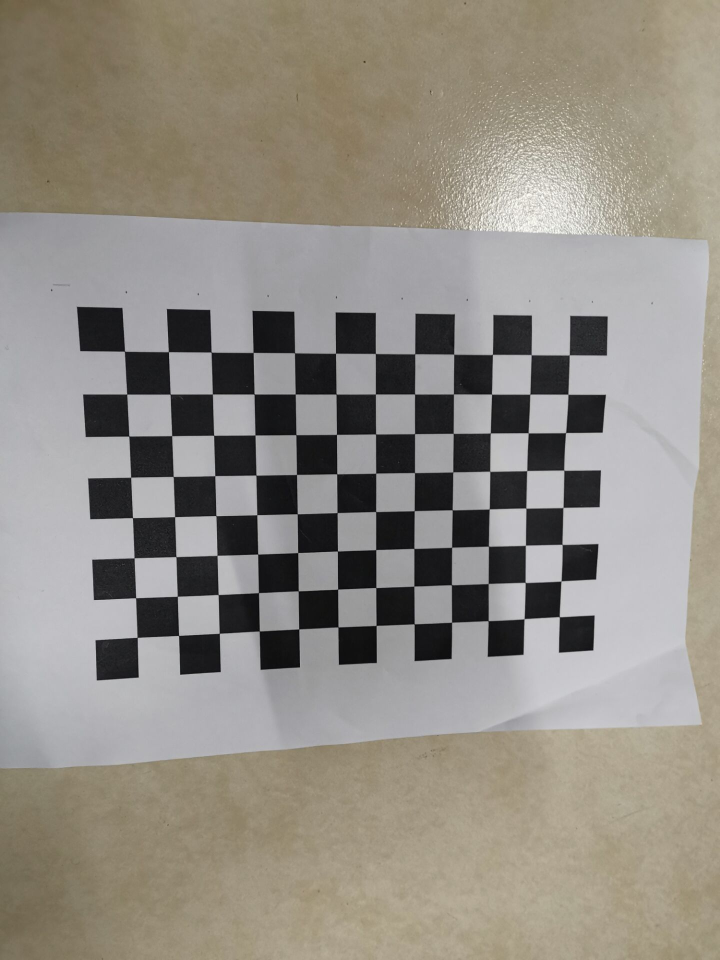
#> input picture pic/1.jpg, 1440 x 1920 px (shown at 1/2 size); its folder holds only this picture in this run
$ python chessTest.py
#> lines starting #> are read from the running program, lines starting #| are printed output that depends on the picture; after the words box and inside, x2 and y2 are one past the last pixel; in counts of white or black regions, pixels touching at a corner belong together; long printed decimals are rounded
# -*- coding: utf-8 -*-
# @Time    : 2019/10/11
# @Author  : WangMengfan
# @File    : chessTest.py
# @Software: PyCharm
import cv2
import numpy as np
import glob
'''
1. Calibrated internal reference
2. Change parameters to generate new images
3. Compute total error
'''
'''
1. Calibrated internal reference
'''
i = 1  # for output images's name
cross_corners = [12, 8]  # the size of chessboard
total_error = 0
# The stopping criterion adopted is the maximum number of cycles 30 and the maximum error tolerance 0.001.
criteria = (cv2.TERM_CRITERIA_MAX_ITER | cv2.TERM_CRITERIA_EPS, 30, 0.001)

# Obtaining the position of corners of calibration plate
objp = np.zeros((cross_corners[0] * cross_corners[1], 3), np.float32)
objp[:, :2] = np.mgrid[0:12, 0:8].T.reshape(-1, 2)

obj_points = []  # 3D
img_points = []  # 2D
images = glob.glob("../pic/*.jpg")  # the Location of data sets
# [4 lines of commented-out code are left out]

for image in images:
    img = cv2.imread(image)
#> img is the input picture: shape (1920, 1440, 3); mean B, G, R 132.5, 141, 146.2
    gray = cv2.cvtColor(img, cv2.COLOR_BGR2GRAY)  # change to gray
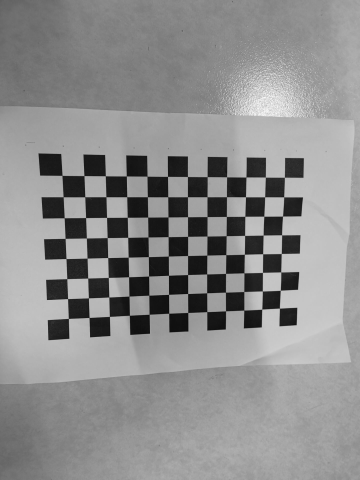
#> gray: shape (1920, 1440) (shown at 1/4 size); min 0, max 255, mean 141.6
    size = gray.shape[::-1]
    gray = gray.astype(np.uint8)

    # Find corners, store them in corners, RET is flag that finds corners.
    ret, corners = cv2.findChessboardCorners(gray, (cross_corners[0], cross_corners[1]), None)
#> ret = True; corners = 96 rows, first 8: [249.8, 702.5], [337.2, 704.1], [422.3, 705.1], [506.8, 705.3], [589.5, 706.2], [671.7, 707.3], [750.8, 707.6], [829.1, 707.2]
    # print(test)
    # print(corners)

    if ret:
        obj_points.append(objp)
        # Perform sub-pixel corner detection,
        # criteria: Termination condition of corner precision iteration process
        corners2 = cv2.cornerSubPix(gray, corners, (5, 5), (-1, -1), criteria)
#> corners2 = 96 rows, first 8: [249.4, 702.8], [337.2, 703.9], [422.7, 704.6], [506.6, 705.3], [589.5, 706.2], [671.5, 706.9], [751.2, 707.4], [829.9, 708]
        # Finding sub-pixel corner based on original corner
        # print(corners2)

        if [corners2]:
            img_points.append(corners2)
        else:
            img_points.append(corners)

        cv2.drawChessboardCorners(img, (cross_corners[0], cross_corners[1]), corners, ret)
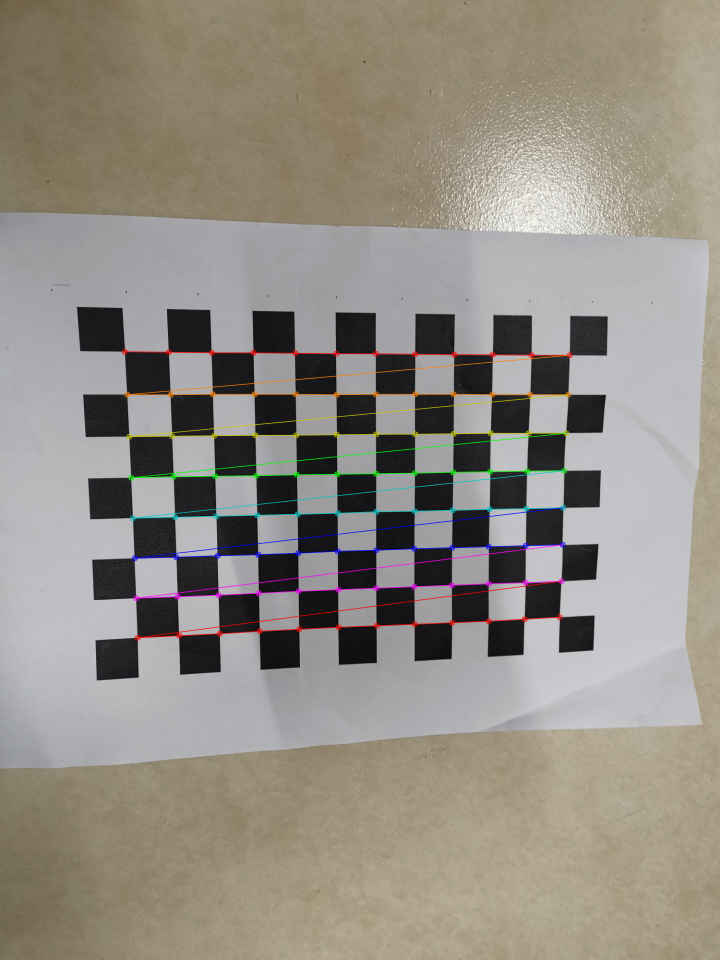
#> img: shape (1920, 1440, 3) (shown at 1/2 size); 1.68% of pixels changed, all inside (x1, y1, x2, y2) = (243, 697, 1146, 1282)
        cv2.namedWindow('img', cv2.WINDOW_NORMAL)
        cv2.resizeWindow('img', 300, 300)
        cv2.imshow('img', img)
        cv2.waitKey(1)

print("data size:", len(img_points))  # data set
#| data size: 1
cv2.destroyAllWindows()

# 标定
ret, mtx, dist, rvecs, tvecs = cv2.calibrateCamera(obj_points, img_points, size, None, None)
#> ret = 0.636; mtx = [[1810.4, 0, 952.5], [0, 1818.7, 988.5], [0, 0, 1]]; dist = [[0.337, -2.3, 0.00607, 0.0267, 6.62]]; rvecs = ([0.168, -0.204, -0.00166],); tvecs = ([-8.4, -3.38, 21.42],)

# Reprojection error
print("ret:", ret)
#| ret: 0.636
# Internal parameter matrix
print("mtx:", mtx)
#| mtx: [[1.81040222e+03 0.00000000e+00 9.52458990e+02]
#|  [0.00000000e+00 1.81874433e+03 9.88547439e+02]
#|  [0.00000000e+00 0.00000000e+00 1.00000000e+00]]
# Distortion coefficient   distortion cofficients = (k_1,k_2,p_1,p_2,k_3)
print("dist:", dist)
#| dist: [[ 3.36954589e-01 -2.29616500e+00  6.06832840e-03  2.67227451e-02
#|    6.62159609e+00]]
# Rotation Vector # External Parameters
print("rvecs:", rvecs)
#| rvecs: (array([[ 0.1676],
#|        [-0.2039],
#|        [-0.001656]]),)
# Translational Vector  # External Parameters
print("tvecs:", tvecs)
#| tvecs: (array([[-8.403],
#|        [-3.382],
#|        [21.418]]),)
print("-----------------------------------------------------")
'''
2. Change parameters to generate new images
'''
'''
 start to do distortion
'''
for change in images:
    changeimg = cv2.imread(change)
    h, w = changeimg.shape[:2]
    # Free proportional parameter
    newCameramtx, roi = cv2.getOptimalNewCameraMatrix(mtx, dist, (cross_corners[0], cross_corners[1]), 1, (w, h))
#> newCameramtx = [[222802.9, 0, 79231], [0, 233138.9, 84258.4], [0, 0, 1]]; roi = (0, 0, 0, 0)
    dst = cv2.undistort(changeimg, mtx, dist, None, newCameramtx)
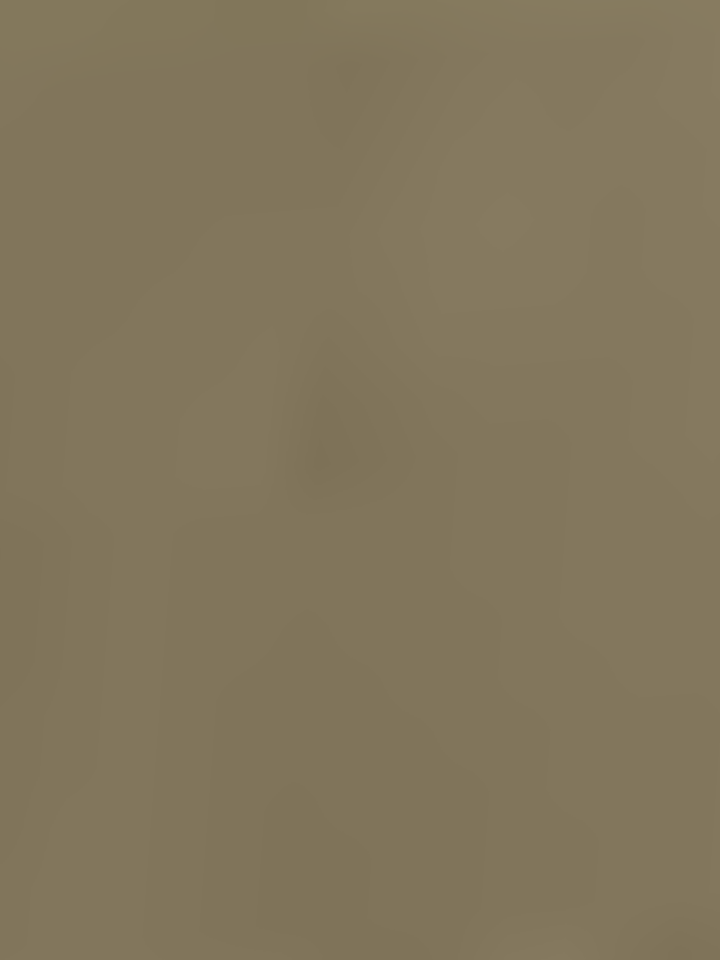
#> dst: shape (1920, 1440, 3) (shown at 1/2 size); mean B, G, R 91.8, 117.9, 129.9
    # cv2.imwrite('D:/code/python/camera/changeparamphoto/'+str(i)+".jpg", dst)
    cv2.imwrite('../outputphoto/' + str(i) + ".jpg", dst)
    i = i+1
    print("newCameramtx:\n", newCameramtx)
#| newCameramtx:
#|  [[2.22802933e+05 0.00000000e+00 7.92310068e+04]
#|  [0.00000000e+00 2.33138894e+05 8.42583979e+04]
#|  [0.00000000e+00 0.00000000e+00 1.00000000e+00]]
    print("dist:\n", dist)
#| dist:
#|  [[ 3.36954589e-01 -2.29616500e+00  6.06832840e-03  2.67227451e-02
#|    6.62159609e+00]]
'''
3. Compute total error
'''
'''
Backprojection error
'''
for i in range(len(obj_points)):
    imgpoints2, _ = cv2.projectPoints(obj_points[i], rvecs[i], tvecs[i], mtx, dist)
    error = cv2.norm(img_points[i], imgpoints2, cv2.NORM_L2)/len(imgpoints2)
    total_error += error
#> this loop made 1 pass
#> (error, total_error) on pass 1: (0.0649, 0.0649)
#> after the loop, total_error = 0.0649
print("total error: ", total_error/len(obj_points))
#| total error:  0.06491

$ run again, on pic/13.jpg
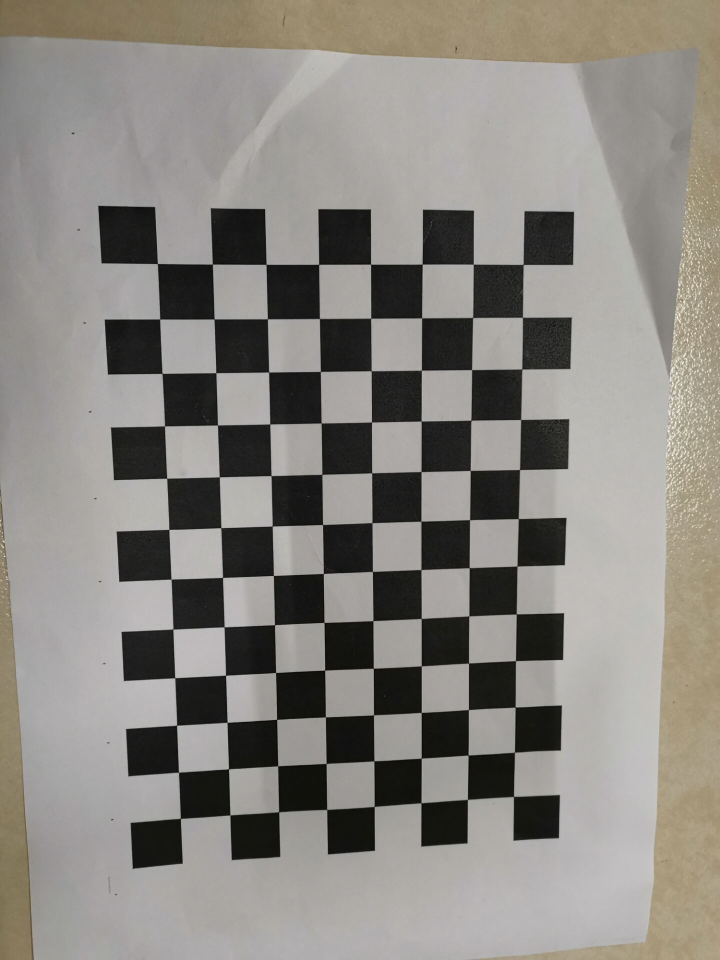
#> input picture pic/13.jpg, 1440 x 1920 px (shown at 1/2 size)
#> img is the input picture: shape (1920, 1440, 3); mean B, G, R 129.1, 134.7, 138.1
#> `ret, corners = cv2.findChessboardCorners(gray, (cross_corners[0], cros..`: ret = True; corners = 96 rows, first 8: [1045.7, 528.6], [1044.4, 635.9], [1043.1, 737.5], [1043.1, 838.5], [1038.7, 938.2], [1036.1, 1038.3], [1034.6, 1132.7], [1033.4, 1227.9]
#> corners2 = 96 rows, first 8: [1046.7, 529.4], [1045.4, 635.1], [1044, 738.5], [1041.8, 839.5], [1039.5, 939.5], [1037, 1037.6], [1034.5, 1132.6], [1032.8, 1228.4]
#> `cv2.drawChessboardCorners(img, (cross_corners[0], cross_corners[1]), c..`:
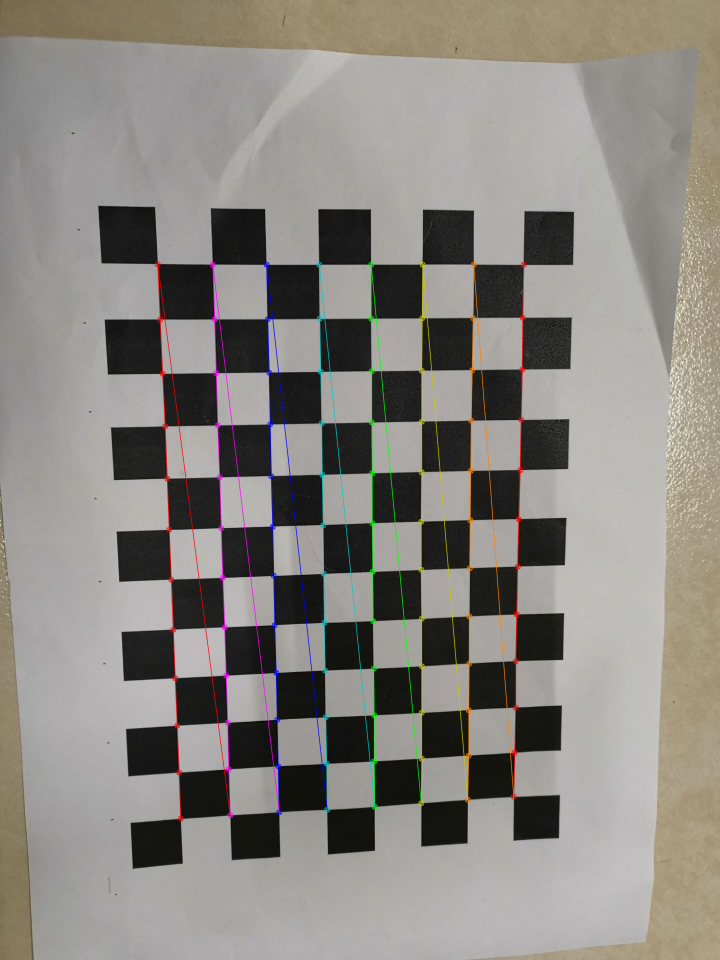
#> img: shape (1920, 1440, 3) (shown at 1/2 size); 2.04% of pixels changed, all inside (x1, y1, x2, y2) = (309, 522, 1054, 1644)
#| data size: 1
#> `ret, mtx, dist, rvecs, tvecs = cv2.calibrateCamera(obj_points, img_poi..`: ret = 0.684; mtx = [[1297.6, 0, 736.7], [0, 1326.6, 803.5], [0, 0, 1]]; dist = [[0.0648, -0.151, -0.00288, 0.00142, 0.13]]; rvecs = ([0.0234, -0.153, 1.56],); tvecs = ([3.04, -2.62, 12.78],)
#| ret: 0.6844
#| mtx: [[1.29759404e+03 0.00000000e+00 7.36736875e+02]
#|  [0.00000000e+00 1.32663794e+03 8.03495539e+02]
#|  [0.00000000e+00 0.00000000e+00 1.00000000e+00]]
#| dist: [[ 0.06479 -0.1506 -0.002878  0.001418  0.1298]]
#| rvecs: (array([[ 0.0234],
#|        [-0.1531],
#|        [ 1.557]]),)
#| tvecs: (array([[ 3.038 ],
#|        [-2.625],
#|        [12.776]]),)
#> newCameramtx = [[173034.6, 0, 96828.4], [0, 366772.3, 217908.3], [0, 0, 1]]; roi = (21, 72, 1397, 1777)
#> `dst = cv2.undistort(changeimg, mtx, dist, None, newCameramtx)`:
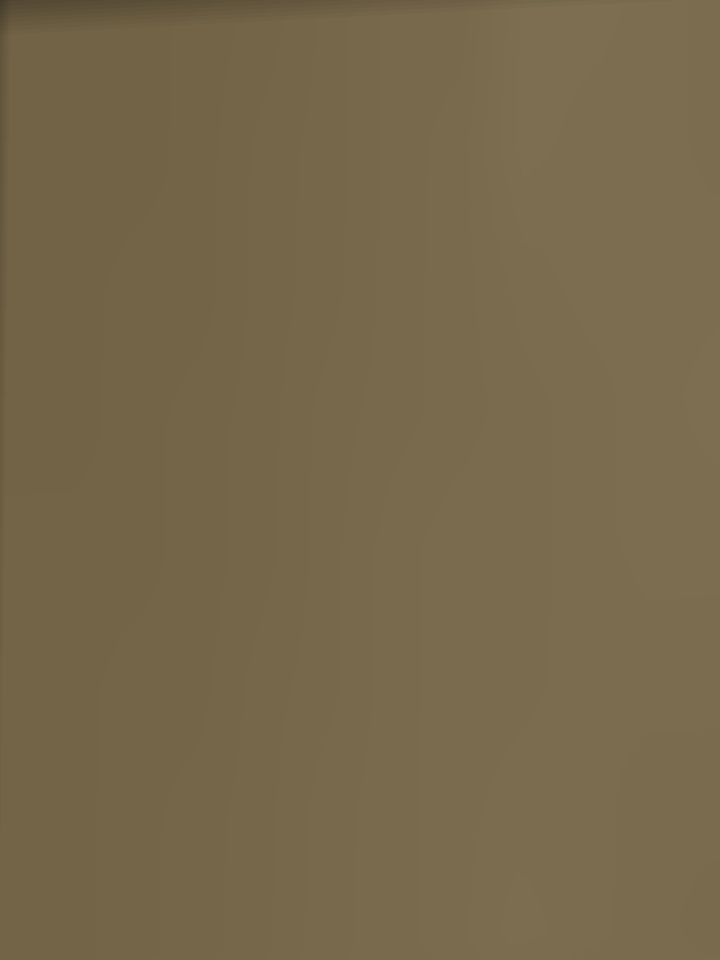
#> dst: shape (1920, 1440, 3) (shown at 1/2 size); mean B, G, R 75.1, 104.1, 119
#| newCameramtx:
#|  [[1.73034599e+05 0.00000000e+00 9.68283620e+04]
#|  [0.00000000e+00 3.66772345e+05 2.17908327e+05]
#|  [0.00000000e+00 0.00000000e+00 1.00000000e+00]]
#| dist:
#|  [[ 0.06479 -0.1506 -0.002878  0.001418  0.1298]]
#> the loop `for i in range(len(obj_points)):` made 1 pass
#> (error, total_error) on pass 1: (0.0699, 0.0699)
#> after the loop `for i in range(len(obj_points)):`: total_error = 0.0699
#| total error:  0.06985

$ run again, on pic/14.jpg
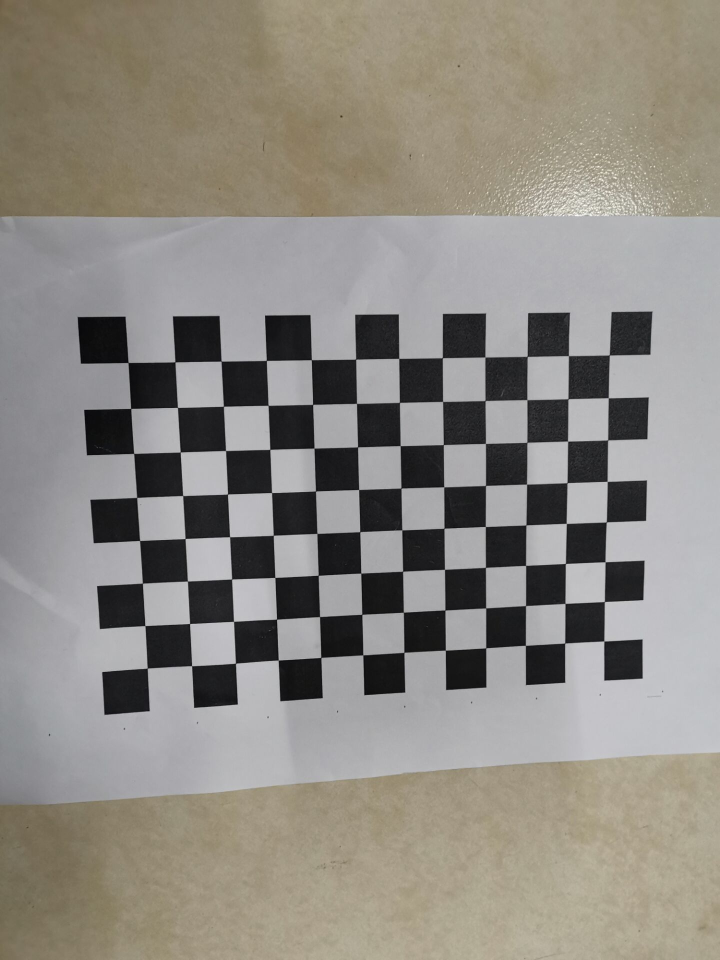
#> input picture pic/14.jpg, 1440 x 1920 px (shown at 1/2 size)
#> img is the input picture: shape (1920, 1440, 3); mean B, G, R 130.8, 138.1, 142.3
#> `ret, corners = cv2.findChessboardCorners(gray, (cross_corners[0], cros..`: ret = True; corners = 96 rows, first 8: [256.8, 725.3], [349.8, 723.6], [442.9, 722.7], [533.5, 721.6], [622.9, 720], [711.7, 718.4], [797.6, 717.5], [884.6, 715.5]
#> corners2 = 96 rows, first 8: [256.6, 725.5], [350.3, 724.3], [442.7, 722.6], [533.2, 721.4], [623.2, 719.9], [711.8, 718.6], [798, 717.2], [885.1, 716]
#> `cv2.drawChessboardCorners(img, (cross_corners[0], cross_corners[1]), c..`:
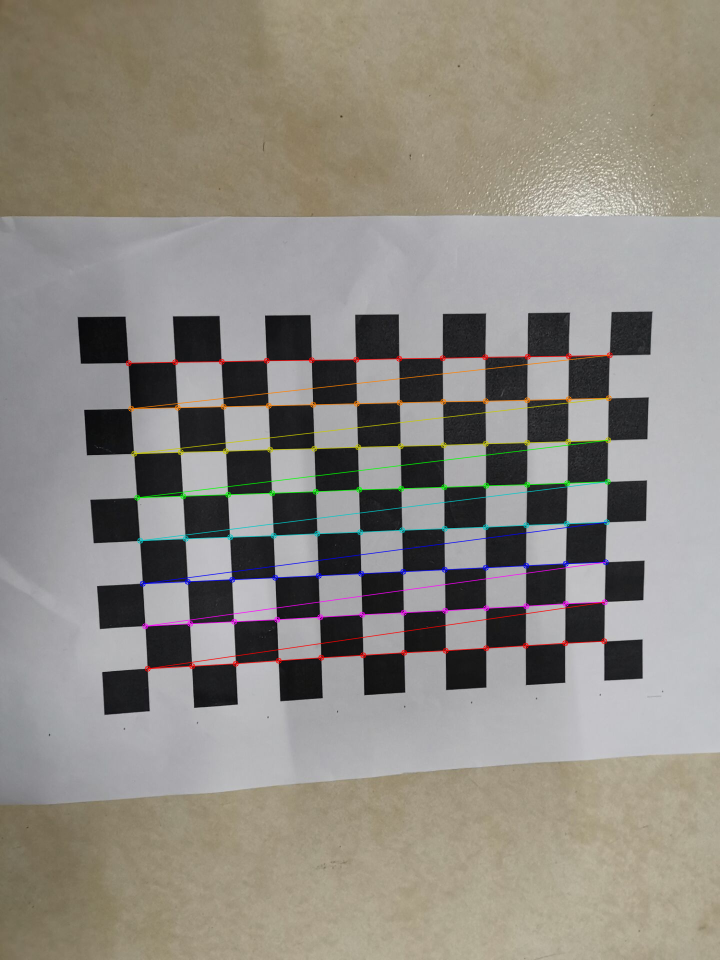
#> img: shape (1920, 1440, 3) (shown at 1/2 size); 1.8% of pixels changed, all inside (x1, y1, x2, y2) = (251, 704, 1226, 1344)
#| data size: 1
#> `ret, mtx, dist, rvecs, tvecs = cv2.calibrateCamera(obj_points, img_poi..`: ret = 0.597; mtx = [[1023, 0, 880.8], [0, 1047.1, 758.9], [0, 0, 1]]; dist = [[-0.0332, 0.102, 0.000897, -0.00181, -0.0841]]; rvecs = ([0.0913, -0.0719, -0.0146],); tvecs = ([-6.93, -0.364, 11.37],)
#| ret: 0.5972
#| mtx: [[1.02297206e+03 0.00000000e+00 8.80837168e+02]
#|  [0.00000000e+00 1.04707542e+03 7.58904062e+02]
#|  [0.00000000e+00 0.00000000e+00 1.00000000e+00]]
#| dist: [[-0.0332  0.1022  0.0008971 -0.001805 -0.0841]]
#| rvecs: (array([[ 0.09134],
#|        [-0.07186],
#|        [-0.01458]]),)
#| tvecs: (array([[-6.933],
#|        [-0.3641],
#|        [11.375]]),)
#> newCameramtx = [[26072.1, 0, 25941.4], [0, 43258.6, 36425], [0, 0, 1]]; roi = (0, 0, 0, 0)
#> `dst = cv2.undistort(changeimg, mtx, dist, None, newCameramtx)`:
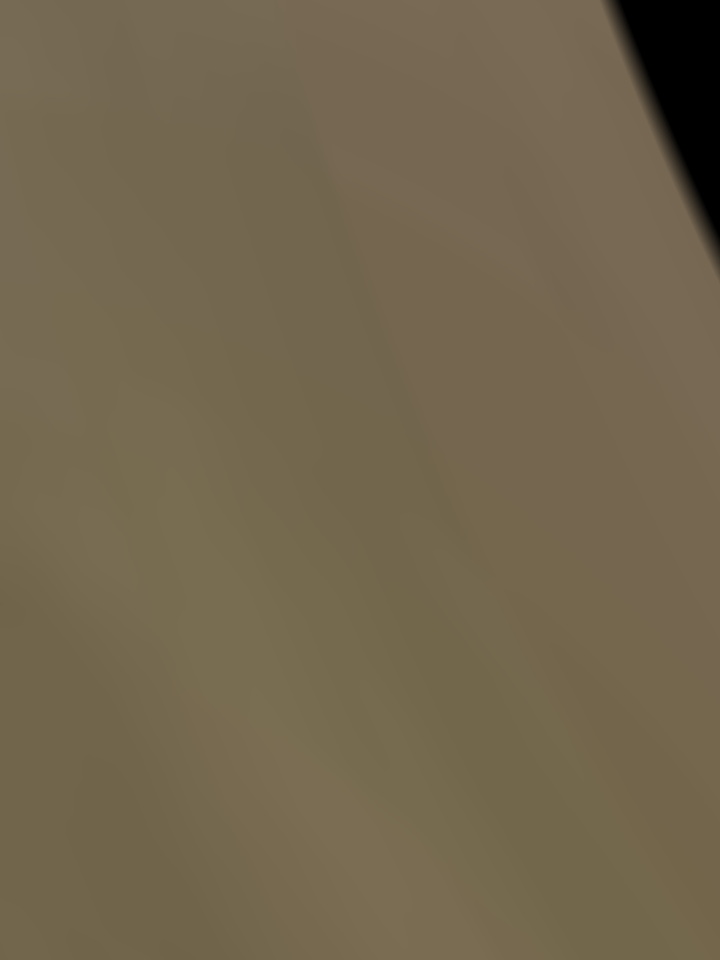
#> dst: shape (1920, 1440, 3) (shown at 1/2 size); mean B, G, R 77.4, 101.6, 114.3
#| newCameramtx:
#|  [[2.60720961e+04 0.00000000e+00 2.59413554e+04]
#|  [0.00000000e+00 4.32585619e+04 3.64249629e+04]
#|  [0.00000000e+00 0.00000000e+00 1.00000000e+00]]
#| dist:
#|  [[-0.0332  0.1022  0.0008971 -0.001805 -0.0841]]
#> the loop `for i in range(len(obj_points)):` made 1 pass
#> (error, total_error) on pass 1: (0.0609, 0.0609)
#> after the loop `for i in range(len(obj_points)):`: total_error = 0.0609
#| total error:  0.06095
